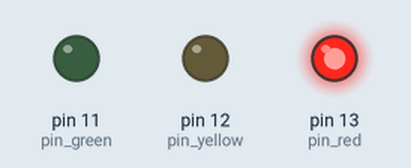
This sketch was run on a simulated Arduino Uno, built with avr-gcc and run on an emulated ATmega328P. Shown: output pins drawn as LEDs (lit = HIGH).

Above: at 0.5 s.
At 1.2 s:
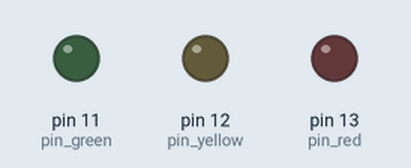
At 2.0 s:
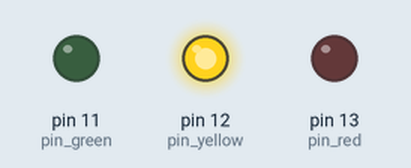
At 3.5 s:
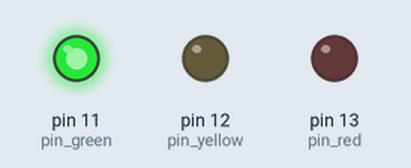
Timing chart, 0 to 5.9 s (numbered marks = the images above):
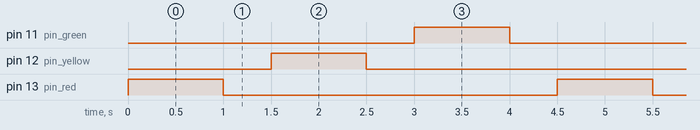

Measured:
- by itself, pin 11 (pin_green), pin 12 (pin_yellow), pin 13 (pin_red): alternates HIGH for 1.0 s and LOW for 3.5 s
- by itself, everything shown: repeats every 4.5 s, in 6 steps

The sketch:

VJ_TrafficLights.ino
```cpp
int pin_red = 13;
int pin_yellow = 12;
int pin_green = 11;
int d = 1000;
void setup() {
  pinMode(pin_red,OUTPUT);
  pinMode(pin_yellow,OUTPUT);
  pinMode(pin_green, OUTPUT);
}

void loop() {
  digitalWrite(pin_red, HIGH);
  delay(d);
  digitalWrite(pin_red, LOW);
  delay(d/2);
  digitalWrite(pin_yellow, HIGH);
  delay(d);
  digitalWrite(pin_yellow, LOW);
  delay(d/2);
  digitalWrite(pin_green, HIGH);
  delay(d);
  digitalWrite(pin_green, LOW);
  delay(d/2);
}
```
